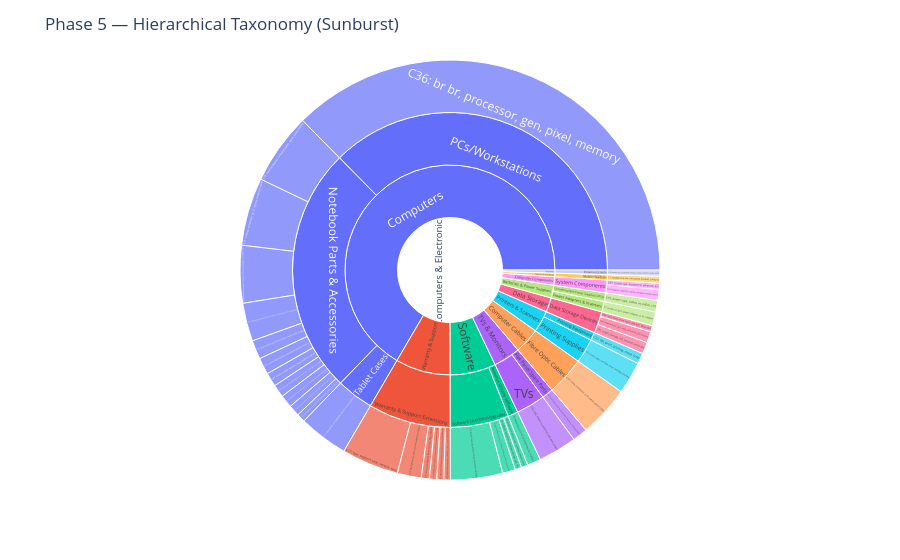

Notebook code cell kept with this figure:
### Code cell
import json
import pandas as pd
import plotly.express as px

TREE_JSON_OUT = "phase5_taxonomy_tree.json"

with open(TREE_JSON_OUT, "r", encoding="utf-8") as f:
    tree = json.load(f)

rows = []
def walk(l1, l2, l3, clusters):
    for c in clusters:
        rows.append({
            "Level1": l1,
            "Level2": l2,
            "Level3": l3,
            "Cluster": f"C{c['cluster_id']}: {c.get('label','')}",
            "size": int(c.get("size", 1)),
            "top_terms": ", ".join(c.get("top_terms", [])[:8]),
            "keywords": ", ".join(c.get("keywords", [])[:8]),
        })

for l1, L2 in tree.items():
    for l2, L3 in L2.items():
        for l3, payload in L3.items():
            if "clusters" in payload:
                walk(l1, l2, l3, payload["clusters"])

df = pd.DataFrame(rows)

fig = px.sunburst(
    df,
    path=["Level1", "Level2", "Level3", "Cluster"],
    values="size",
    hover_data={"top_terms": True, "keywords": True, "size": True},
    maxdepth=-1
)
fig.update_traces(hovertemplate="<b>%{label}</b><br>size=%{customdata[2]}<br>top_terms=%{customdata[0]}<br>keywords=%{customdata[1]}<extra></extra>")
fig.update_layout(title="Phase 5 — Hierarchical Taxonomy (Sunburst)")
fig.show()

### Figure 1 — Plotly figure (JSON) as saved in the notebook; plotly's stock layout.template omitted (floating-point values rounded to 4 significant figures; data arrays with more than 128 entries replaced by an {"elided": "..."} marker saying what was removed)
{"data": [{"branchvalues": "total", "customdata": {"elided": "67x3 mixed values"}, "domain": {"x": [0, 1], "y": [0, 1]}, "hovertemplate": "<b>%{label}</b><br>size=%{customdata[2]}<br>top_terms=%{customdata[0]}<br>keywords=%{customdata[1]}<extra></extra>", "ids": ["Computers & Electronics/Warranty & Support/Warranty & Support Extensions/C0: warranty, extended warranty, warranty service, extended, year", "Computers & Electronics/Warranty & Support/Warranty & Support Extensions/C2: coverplus, year, extension epson, warranty, coverplus extended", "Computers & Electronics/Warranty & Support/Warranty & Support Extensions/C3: extension lenovo, service, year, 24x7, extension", "Computers & Electronics/Warranty & Support/Warranty & Support Extensions/C4: nbd, prosupport, business day, day, support", "Computers & Electronics/Warranty & Support/Warranty & Support Extensions/C13: fsp, fujitsu fsp, year, service, extension fujitsu", "Computers & Electronics/Warranty & Support/Warranty & Support Extensions/C17: hpe, support, year, service, care", "Computers & Electronics/Telecom & Navigation/Mobile Headsets/C1: headphone, ear, intraaural, headset, binaural", "Computers & Electronics/Software/Software Licenses/Upgrades/C5: software symantec, symantec atp, atp, add, 10k", "Computers & Electronics/Software/Software Licenses/Upgrades/C6: chain, software maintenance, software, software symantec, initial software", "Computers & Electronics/Software/Software Licenses/Upgrades/C9: backup, exec, backup exec, symantec backup, server", "Computers & Electronics/Software/Software Licenses/Upgrades/C10: trend, security, micro, threat, business security", "Computers & Electronics/Software/Antivirus Security Software/C8: kaspersky, security, br kaspersky, lab, malware", "Computers & Electronics/Batteries & Power Supplies/Power Adapters & Inverters/C7: power, indoor, power adapter, ac dc, adapter", "Computers & Electronics/Batteries & Power Supplies/Uninterruptible Power Supplies (UPSs)/C15: power, ups, outlet, ac outlet, c13", "Computers & Electronics/Computers/Tablet Cases/C11: case, galaxy, compatibility, iphone, screen protector", "Computers & Electronics/Computers/Notebook Parts & Accessories/C12: battery, laptop battery, cell, battery replaces, replaces", "Computers & Electronics/Computers/Notebook Parts & Accessories/C16: tablet, year, compatibility asus, worldwide asus, information technology", "Computers & Electronics/Computers/Notebook Parts & Accessories/C19: motherboard lenovo, motherboard, spare, motherboard brand, type motherboard", "Computers & Electronics/Computers/Notebook Parts & Accessories/C20: screen, screen replaces, wxga, replaces, power", "Computers & Electronics/Computers/Notebook Parts & Accessories/C21: motherboard, motherboard hp, 001 notebook, thermal material, replacement thermal", "Computers & Electronics/Computers/Notebook Parts & Accessories/C24: keyboard, notebook spare, spare, housing base, base keyboard", "Computers & Electronics/Computers/Notebook Parts & Accessories/C25: keyboard, keyboard lenovo, ideapad, notebook spare, spare", "Computers & Electronics/Computers/Notebook Parts & Accessories/C26: satellite, display, notebook spare, spare, spare toshiba", "Computers & Electronics/Computers/Notebook Parts & Accessories/C28: motherboard, acer notebook, motherboard acer, acer motherboard, acer acer", "Computers & Electronics/Computers/Notebook Parts & Accessories/C29: compaq, compaq pc, pc 15, display, notebook spare", "Computers & Electronics/Computers/Notebook Parts & Accessories/C30: compaq elitebook, elitebook, 840 g3, elitebook 840, compaq", "Computers & Electronics/Computers/PCs/Workstations/C36: br br, processor, gen, pixel, memory", "Computers & Electronics/Computer Cables/Fibre Optic Cables/C14: cable, connector, rj 45, patch, patch cable", "Computers & Electronics/Projectors/Projection Screens/C18: projection, projection screen, screen, electrol, matte white", "Computers & Electronics/Printers & Scanners/Printing Supplies/C22: toner, page, cartridge, toner cartridge, printing", "Computers & Electronics/Printers & Scanners/Printing Equipment/C23: dpi, print, printing, sheet, laser", "Computers & Electronics/TVs & Monitors/Flat Panel Spare Parts/C27: mainboard, acer flat, panel spare, flat panel, mainboard acer", "Computers & Electronics/TVs & Monitors/TVs/C32: dvb, smart tv, pixel hd, dvb dvb, smart", "Computers & Electronics/Computer Components/System Components/C31: kingston, memory, memory module, module, dimm", "Computers & Electronics/Computer Components/System Components/C37: socket, lga, supported, ethernet, pci", "Computers & Electronics/Data Storage/Data Storage Devices/C33: internal hard, rpm, hdd, hard drive, drive lenovo", "Computers & Electronics/Data Storage/Data Storage Devices/C34: rpm, hard drive, hard, dell 400, drive dell", "Computers & Electronics/Data Storage/Data Storage Devices/C35: origin, storage, ssd, solution, serial ata", "Computers & Electronics/Warranty & Support/Warranty & Support Extensions", "Computers & Electronics/Telecom & Navigation/Mobile Headsets", "Computers & Electronics/Software/Software Licenses/Upgrades", "Computers & Electronics/Software/Antivirus Security Software", "Computers & Electronics/Batteries & Power Supplies/Power Adapters & Inverters", "Computers & Electronics/Batteries & Power Supplies/Uninterruptible Power Supplies (UPSs)", "Computers & Electronics/Computers/Tablet Cases", "Computers & Electronics/Computers/Notebook Parts & Accessories", "Computers & Electronics/Computers/PCs/Workstations", "Computers & Electronics/Computer Cables/Fibre Optic Cables", "Computers & Electronics/Projectors/Projection Screens", "Computers & Electronics/Printers & Scanners/Printing Supplies", "Computers & Electronics/Printers & Scanners/Printing Equipment", "Computers & Electronics/TVs & Monitors/Flat Panel Spare Parts", "Computers & Electronics/TVs & Monitors/TVs", "Computers & Electronics/Computer Components/System Components", "Computers & Electronics/Data Storage/Data Storage Devices", "Computers & Electronics/Warranty & Support", "Computers & Electronics/Telecom & Navigation", "Computers & Electronics/Software", "Computers & Electronics/Batteries & Power Supplies", "Computers & Electronics/Computers", "Computers & Electronics/Computer Cables", "Computers & Electronics/Projectors", "Computers & Electronics/Printers & Scanners", "Computers & Electronics/TVs & Monitors", "Computers & Electronics/Computer Components", "Computers & Electronics/Data Storage", "Computers & Electronics"], "labels": ["C0: warranty, extended warranty, warranty service, extended, year", "C2: coverplus, year, extension epson, warranty, coverplus extended", "C3: extension lenovo, service, year, 24x7, extension", "C4: nbd, prosupport, business day, day, support", "C13: fsp, fujitsu fsp, year, service, extension fujitsu", "C17: hpe, support, year, service, care", "C1: headphone, ear, intraaural, headset, binaural", "C5: software symantec, symantec atp, atp, add, 10k", "C6: chain, software maintenance, software, software symantec, initial software", "C9: backup, exec, backup exec, symantec backup, server", "C10: trend, security, micro, threat, business security", "C8: kaspersky, security, br kaspersky, lab, malware", "C7: power, indoor, power adapter, ac dc, adapter", "C15: power, ups, outlet, ac outlet, c13", "C11: case, galaxy, compatibility, iphone, screen protector", "C12: battery, laptop battery, cell, battery replaces, replaces", "C16: tablet, year, compatibility asus, worldwide asus, information technology", "C19: motherboard lenovo, motherboard, spare, motherboard brand, type motherboard", "C20: screen, screen replaces, wxga, replaces, power", "C21: motherboard, motherboard hp, 001 notebook, thermal material, replacement thermal", "C24: keyboard, notebook spare, spare, housing base, base keyboard", "C25: keyboard, keyboard lenovo, ideapad, notebook spare, spare", "C26: satellite, display, notebook spare, spare, spare toshiba", "C28: motherboard, acer notebook, motherboard acer, acer motherboard, acer acer", "C29: compaq, compaq pc, pc 15, display, notebook spare", "C30: compaq elitebook, elitebook, 840 g3, elitebook 840, compaq", "C36: br br, processor, gen, pixel, memory", "C14: cable, connector, rj 45, patch, patch cable", "C18: projection, projection screen, screen, electrol, matte white", "C22: toner, page, cartridge, toner cartridge, printing", "C23: dpi, print, printing, sheet, laser", "C27: mainboard, acer flat, panel spare, flat panel, mainboard acer", "C32: dvb, smart tv, pixel hd, dvb dvb, smart", "C31: kingston, memory, memory module, module, dimm", "C37: socket, lga, supported, ethernet, pci", "C33: internal hard, rpm, hdd, hard drive, drive lenovo", "C34: rpm, hard drive, hard, dell 400, drive dell", "C35: origin, storage, ssd, solution, serial ata", "Warranty & Support Extensions", "Mobile Headsets", "Software Licenses/Upgrades", "Antivirus Security Software", "Power Adapters & Inverters", "Uninterruptible Power Supplies (UPSs)", "Tablet Cases", "Notebook Parts & Accessories", "PCs/Workstations", "Fibre Optic Cables", "Projection Screens", "Printing Supplies", "Printing Equipment", "Flat Panel Spare Parts", "TVs", "System Components", "Data Storage Devices", "Warranty & Support", "Telecom & Navigation", "Software", "Batteries & Power Supplies", "Computers", "Computer Cables", "Projectors", "Printers & Scanners", "TVs & Monitors", "Computer Components", "Data Storage", "Computers & Electronics"], "maxdepth": -1, "name": "", "parents": ["Computers & Electronics/Warranty & Support/Warranty & Support Extensions", "Computers & Electronics/Warranty & Support/Warranty & Support Extensions", "Computers & Electronics/Warranty & Support/Warranty & Support Extensions", "Computers & Electronics/Warranty & Support/Warranty & Support Extensions", "Computers & Electronics/Warranty & Support/Warranty & Support Extensions", "Computers & Electronics/Warranty & Support/Warranty & Support Extensions", "Computers & Electronics/Telecom & Navigation/Mobile Headsets", "Computers & Electronics/Software/Software Licenses/Upgrades", "Computers & Electronics/Software/Software Licenses/Upgrades", "Computers & Electronics/Software/Software Licenses/Upgrades", "Computers & Electronics/Software/Software Licenses/Upgrades", "Computers & Electronics/Software/Antivirus Security Software", "Computers & Electronics/Batteries & Power Supplies/Power Adapters & Inverters", "Computers & Electronics/Batteries & Power Supplies/Uninterruptible Power Supplies (UPSs)", "Computers & Electronics/Computers/Tablet Cases", "Computers & Electronics/Computers/Notebook Parts & Accessories", "Computers & Electronics/Computers/Notebook Parts & Accessories", "Computers & Electronics/Computers/Notebook Parts & Accessories", "Computers & Electronics/Computers/Notebook Parts & Accessories", "Computers & Electronics/Computers/Notebook Parts & Accessories", "Computers & Electronics/Computers/Notebook Parts & Accessories", "Computers & Electronics/Computers/Notebook Parts & Accessories", "Computers & Electronics/Computers/Notebook Parts & Accessories", "Computers & Electronics/Computers/Notebook Parts & Accessories", "Computers & Electronics/Computers/Notebook Parts & Accessories", "Computers & Electronics/Computers/Notebook Parts & Accessories", "Computers & Electronics/Computers/PCs/Workstations", "Computers & Electronics/Computer Cables/Fibre Optic Cables", "Computers & Electronics/Projectors/Projection Screens", "Computers & Electronics/Printers & Scanners/Printing Supplies", "Computers & Electronics/Printers & Scanners/Printing Equipment", "Computers & Electronics/TVs & Monitors/Flat Panel Spare Parts", "Computers & Electronics/TVs & Monitors/TVs", "Computers & Electronics/Computer Components/System Components", "Computers & Electronics/Computer Components/System Components", "Computers & Electronics/Data Storage/Data Storage Devices", "Computers & Electronics/Data Storage/Data Storage Devices", "Computers & Electronics/Data Storage/Data Storage Devices", "Computers & Electronics/Warranty & Support", "Computers & Electronics/Telecom & Navigation", "Computers & Electronics/Software", "Computers & Electronics/Software", "Computers & Electronics/Batteries & Power Supplies", "Computers & Electronics/Batteries & Power Supplies", "Computers & Electronics/Computers", "Computers & Electronics/Computers", "Computers & Electronics/Computers", "Computers & Electronics/Computer Cables", "Computers & Electronics/Projectors", "Computers & Electronics/Printers & Scanners", "Computers & Electronics/Printers & Scanners", "Computers & Electronics/TVs & Monitors", "Computers & Electronics/TVs & Monitors", "Computers & Electronics/Computer Components", "Computers & Electronics/Data Storage", "Computers & Electronics", "Computers & Electronics", "Computers & Electronics", "Computers & Electronics", "Computers & Electronics", "Computers & Electronics", "Computers & Electronics", "Computers & Electronics", "Computers & Electronics", "Computers & Electronics", "Computers & Electronics", ""], "type": "sunburst", "values": [18.0, 19.0, 17.0, 21.0, 62.0, 148.0, 18.0, 17.0, 33.0, 17.0, 135.0, 35.0, 36.0, 30.0, 128.0, 43.0, 33.0, 33.0, 36.0, 29.0, 99.0, 149.0, 185.0, 22.0, 176.0, 49.0, 1258.0, 133.0, 16.0, 84.0, 28.0, 39.0, 100.0, 28.0, 16.0, 29.0, 16.0, 30.0, 285.0, 18.0, 202.0, 35.0, 36.0, 30.0, 128.0, 854.0, 1258.0, 133.0, 16.0, 84.0, 28.0, 39.0, 100.0, 44.0, 75.0, 285.0, 18.0, 237.0, 66.0, 2240.0, 133.0, 16.0, 112.0, 139.0, 44.0, 75.0, 3365.0]}], "layout": {"legend": {"tracegroupgap": 0}, "margin": {"t": 60}, "title": {"text": "Phase 5 — Hierarchical Taxonomy (Sunburst)"}}}
